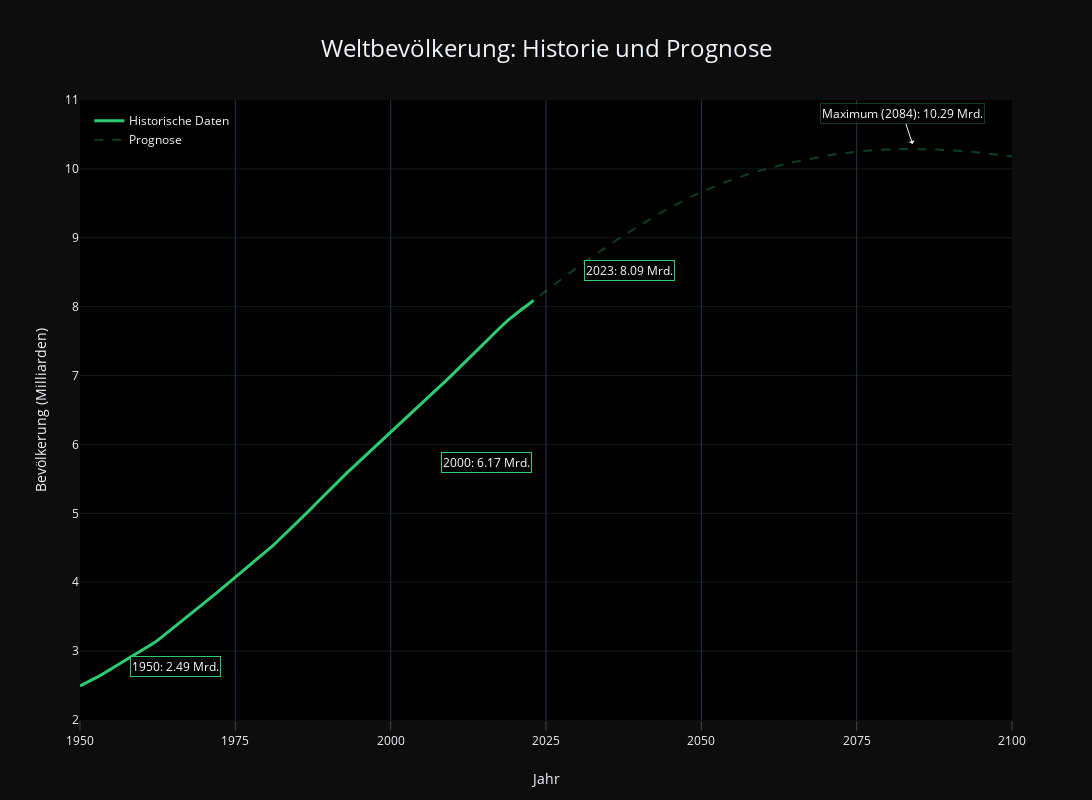

Write notebook code for a chart like this one.
### Code cell
import plotly.graph_objects as go

# Daten vorbereiten wie zuvor
historical_data = population_projections_world[population_projections_world['years'] <= 2024].copy()
historical_data['population_billions'] = historical_data['population__sex_all__age_all__variant_estimates'] / 1_000_000_000

forecast_data = population_projections_world[population_projections_world['years'] >= 2024].copy()
forecast_data['population_billions'] = forecast_data['population__sex_all__age_all__variant_medium'] / 1_000_000_000

# Grafik erstellen
fig = go.Figure()

# Historische Daten (kräftiges Grün)
fig.add_trace(go.Scatter(
    x=historical_data['years'],
    y=historical_data['population_billions'],
    name='Historische Daten',
    line=dict(color='#2ecc71', width=3)
))

# Prognosedaten (blasses, gestricheltes Grün)
fig.add_trace(go.Scatter(
    x=forecast_data['years'],
    y=forecast_data['population_billions'],
    name='Prognose',
    line=dict(color='rgba(46, 204, 113, 0.3)', width=2, dash='dash')
))

# Layout anpassen
fig.update_layout(
    title={
        'text': 'Weltbevölkerung: Historie und Prognose',
        'y': 0.95,
        'x': 0.5,
        'xanchor': 'center',
        'yanchor': 'top',
        'font': {'size': 24}
    },
    xaxis_title="Jahr",
    yaxis_title="Bevölkerung (Milliarden)",
    template='plotly_dark',
    showlegend=True,
    legend=dict(
        yanchor="top",
        y=0.99,
        xanchor="left",
        x=0.01
    ),
    height=800,
    width=1200,
    xaxis=dict(
        range=[1950, 2100],
        dtick=25,
        ticks='outside',        # Tickmarks nach außen
        ticklen=10,            # Länge der Tickmarks
        tickfont=dict(size=12),
        tickangle=0,           # Keine Rotation der Jahre
        title_standoff=25,     # Mehr Abstand zwischen Achsentitel und Ticks
        side='bottom'          # Position der Achse unten
    ),
    yaxis=dict(
        range=[2, 11],
        dtick=1,
        gridwidth=0.5,
    ),
    plot_bgcolor='rgba(0,0,0,0.95)',
    paper_bgcolor='rgba(0,0,0,0.95)',
)

# Spezifische Jahre für Annotationen
years_to_annotate = [1950, 2000, 2023]
y_shifts = [20, -30, 30]  # Verschiedene y-Verschiebungen für bessere Lesbarkeit
x_shifts = [50, 50, 50]   # Horizontale Verschiebung für rechtsbündige Ausrichtung

for year, y_shift, x_shift in zip(years_to_annotate, y_shifts, x_shifts):
    data_point = historical_data[historical_data['years'] == year]
    if not data_point.empty:
        fig.add_annotation(
            x=year,
            y=data_point['population_billions'].iloc[0],
            text=f"{year}: {data_point['population_billions'].iloc[0]:.2f} Mrd.",
            showarrow=False,
            font=dict(size=12, color='white'),
            bgcolor='rgba(0,0,0,0.7)',
            bordercolor='#2ecc71',
            borderwidth=1,
            yshift=y_shift,
            xshift=x_shift,     # Horizontale Verschiebung
            align='left',       # Text-Ausrichtung in der Box
            xanchor='left'      # Ausrichtung der Box relativ zum Datenpunkt
        )

# Maximum-Punkt der Prognose - zentriert
max_point = forecast_data.loc[forecast_data['population_billions'].idxmax()]
fig.add_annotation(
    x=max_point['years'],
    y=max_point['population_billions'],
    text=f"Maximum ({int(max_point['years'])}): {max_point['population_billions']:.2f} Mrd.",
    showarrow=True,
    arrowhead=1,
    font=dict(size=12, color='white'),
    bgcolor='rgba(0,0,0,0.7)',
    bordercolor='rgba(46, 204, 113, 0.3)',
    borderwidth=1,
    yshift=5,        # Vertikale Verschiebung nach oben
    xshift=0,         # Keine horizontale Verschiebung
    align='center',   # Text-Ausrichtung in der Box zentriert
    xanchor='center'  # Box zentriert über dem Datenpunkt
)

# Anzeigen der Grafik
fig.show()

### Figure 1 — Plotly figure (JSON) as saved in the notebook; plotly's stock layout.template omitted (floating-point values rounded to 4 significant figures)
{"data": [{"line": {"color": "#2ecc71", "width": 3}, "name": "Historische Daten", "type": "scatter", "x": [1950, 1951, 1952, 1953, 1954, 1955, 1956, 1957, 1958, 1959, 1960, 1961, 1962, 1963, 1964, 1965, 1966, 1967, 1968, 1969, 1970, 1971, 1972, 1973, 1974, 1975, 1976, 1977, 1978, 1979, 1980, 1981, 1982, 1983, 1984, 1985, 1986, 1987, 1988, 1989, 1990, 1991, 1992, 1993, 1994, 1995, 1996, 1997, 1998, 1999, 2000, 2001, 2002, 2003, 2004, 2005, 2006, 2007, 2008, 2009, 2010, 2011, 2012, 2013, 2014, 2015, 2016, 2017, 2018, 2019, 2020, 2021, 2022, 2023, 2024], "y": [2.493, 2.537, 2.584, 2.634, 2.686, 2.74, 2.795, 2.853, 2.911, 2.966, 3.015, 3.065, 3.123, 3.193, 3.264, 3.335, 3.404, 3.473, 3.545, 3.619, 3.695, 3.77, 3.845, 3.921, 3.996, 4.071, 4.144, 4.218, 4.292, 4.369, 4.448, 4.529, 4.613, 4.697, 4.782, 4.869, 4.958, 5.05, 5.142, 5.234, 5.328, 5.419, 5.506, 5.592, 5.676, 5.759, 5.842, 5.925, 6.007, 6.089, 6.172, 6.255, 6.338, 6.42, 6.503, 6.587, 6.671, 6.757, 6.844, 6.933, 7.022, 7.111, 7.201, 7.292, 7.382, 7.47, 7.559, 7.646, 7.73, 7.811, 7.887, 7.954, 8.021, 8.092, NaN]}, {"line": {"color": "rgba(46, 204, 113, 0.3)", "dash": "dash", "width": 2}, "name": "Prognose", "type": "scatter", "x": [2024, 2025, 2026, 2027, 2028, 2029, 2030, 2031, 2032, 2033, 2034, 2035, 2036, 2037, 2038, 2039, 2040, 2041, 2042, 2043, 2044, 2045, 2046, 2047, 2048, 2049, 2050, 2051, 2052, 2053, 2054, 2055, 2056, 2057, 2058, 2059, 2060, 2061, 2062, 2063, 2064, 2065, 2066, 2067, 2068, 2069, 2070, 2071, 2072, 2073, 2074, 2075, 2076, 2077, 2078, 2079, 2080, 2081, 2082, 2083, 2084, 2085, 2086, 2087, 2088, 2089, 2090, 2091, 2092, 2093, 2094, 2095, 2096, 2097, 2098, 2099, 2100], "y": [8.162, 8.232, 8.301, 8.369, 8.437, 8.503, 8.569, 8.634, 8.698, 8.761, 8.824, 8.885, 8.946, 9.005, 9.064, 9.121, 9.177, 9.232, 9.286, 9.339, 9.39, 9.44, 9.488, 9.535, 9.58, 9.623, 9.664, 9.704, 9.742, 9.779, 9.813, 9.846, 9.878, 9.908, 9.936, 9.963, 9.989, 10.01, 10.04, 10.06, 10.08, 10.1, 10.12, 10.14, 10.16, 10.17, 10.19, 10.2, 10.22, 10.23, 10.24, 10.25, 10.26, 10.27, 10.27, 10.28, 10.28, 10.29, 10.29, 10.29, 10.29, 10.29, 10.29, 10.28, 10.28, 10.28, 10.27, 10.27, 10.26, 10.25, 10.24, 10.24, 10.23, 10.22, 10.2, 10.19, 10.18]}], "layout": {"annotations": [{"align": "left", "bgcolor": "rgba(0,0,0,0.7)", "bordercolor": "#2ecc71", "borderwidth": 1, "font": {"color": "white", "size": 12}, "showarrow": false, "text": "1950: 2.49 Mrd.", "x": 1950, "xanchor": "left", "xshift": 50, "y": 2.493, "yshift": 20}, {"align": "left", "bgcolor": "rgba(0,0,0,0.7)", "bordercolor": "#2ecc71", "borderwidth": 1, "font": {"color": "white", "size": 12}, "showarrow": false, "text": "2000: 6.17 Mrd.", "x": 2000, "xanchor": "left", "xshift": 50, "y": 6.172, "yshift": -30}, {"align": "left", "bgcolor": "rgba(0,0,0,0.7)", "bordercolor": "#2ecc71", "borderwidth": 1, "font": {"color": "white", "size": 12}, "showarrow": false, "text": "2023: 8.09 Mrd.", "x": 2023, "xanchor": "left", "xshift": 50, "y": 8.092, "yshift": 30}, {"align": "center", "arrowhead": 1, "bgcolor": "rgba(0,0,0,0.7)", "bordercolor": "rgba(46, 204, 113, 0.3)", "borderwidth": 1, "font": {"color": "white", "size": 12}, "showarrow": true, "text": "Maximum (2084): 10.29 Mrd.", "x": 2084, "xanchor": "center", "xshift": 0, "y": 10.29, "yshift": 5}], "height": 800, "legend": {"x": 0.01, "xanchor": "left", "y": 0.99, "yanchor": "top"}, "paper_bgcolor": "rgba(0,0,0,0.95)", "plot_bgcolor": "rgba(0,0,0,0.95)", "showlegend": true, "title": {"font": {"size": 24}, "text": "Weltbevölkerung: Historie und Prognose", "x": 0.5, "xanchor": "center", "y": 0.95, "yanchor": "top"}, "width": 1200, "xaxis": {"dtick": 25, "range": [1950, 2100], "side": "bottom", "tickangle": 0, "tickfont": {"size": 12}, "ticklen": 10, "ticks": "outside", "title": {"standoff": 25, "text": "Jahr"}}, "yaxis": {"dtick": 1, "gridwidth": 0.5, "range": [2, 11], "title": {"text": "Bevölkerung (Milliarden)"}}}}
